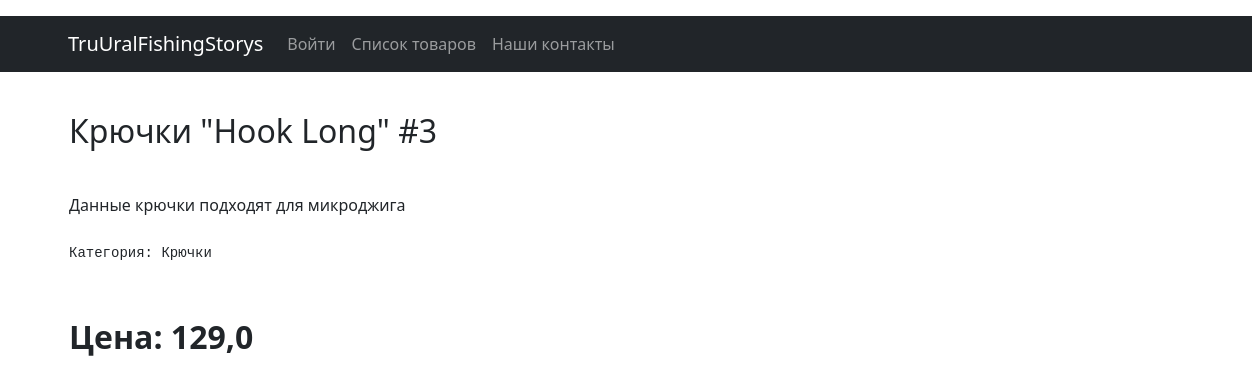
/products/1, run on the app's committed database.
### simpleapp/models.py (models this page shows, shortened)
class Product(models.Model):
    name = models.CharField(
        max_length=50,
        unique=True, # названия товаров не должны повторяться
    )
    description = models.TextField()
    quantity = models.IntegerField(
        validators=[MinValueValidator(0)],
    )
    category = models.ForeignKey(
        to='Category',
        on_delete=models.CASCADE,
        related_name='products', # все продукты в категории будут доступны через поле products
    )
    price = models.FloatField(
        validators=[MinValueValidator(0.0)],
    )

class Category(models.Model):
    name = models.CharField(max_length=100, unique=True)

### simpleapp/views.py (the view)
# urls.py: path('<int:pk>', ProductDetail.as_view(), name='product_detail'),
class ProductDetail(DetailView):
    model = Product
    template_name = 'product.html'
    context_object_name = 'product'

### templates/product.html (shortened to what this page needs)
<p>{% extends 'flatpages/default.html' %}</p>
<p>{% block content %}</p>
<table style="width: 150vh; text-align: left;" height="300px">
<tbody>
<tr>
<td>
<h2>{{ product.name }}</h2>
</td>
</tr>
<tr>
<td>{{ product.description }}
</tr>
<tr>
<td>
<div>
<pre>Категория: {{ product.category.name }}</pre>
</div></td>
</tr>
<tr>
<td>
<div>
<h2><strong>Цена: {{ product.price }}</strong></h2>
</div>
</td>
</tr>
</tbody>
</table>
<p>{% endblock content %}</p>

### data on the page
Product: name "Крючки \"Hook Long\" #3", description "Данные крючки подходят для микроджига", category.name "Крючки", price "129,0"
